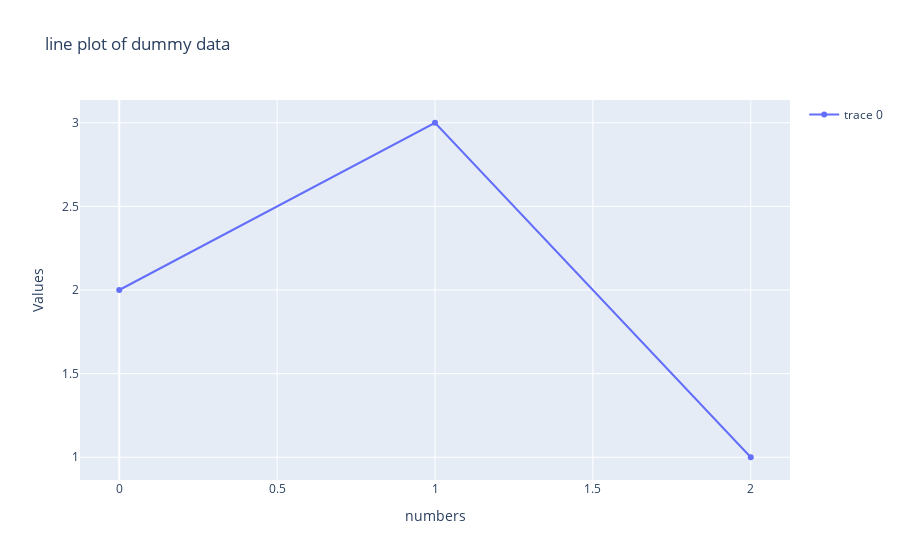

Here is the notebook cell this chart was saved with:
### Code cell
# update layout of graph
fig.update_layout(title = "line plot of dummy data",
    xaxis = dict(title = 'numbers'),
    yaxis = dict(title = 'Values'),
    showlegend = True,
    )

### Figure 1 — Plotly figure (JSON) as saved in the notebook; plotly's stock layout.template omitted (floating-point values rounded to 4 significant figures)
{"data": [{"type": "scatter", "y": [2, 3, 1]}], "layout": {"showlegend": true, "title": {"text": "line plot of dummy data"}, "xaxis": {"title": {"text": "numbers"}}, "yaxis": {"title": {"text": "Values"}}}}
